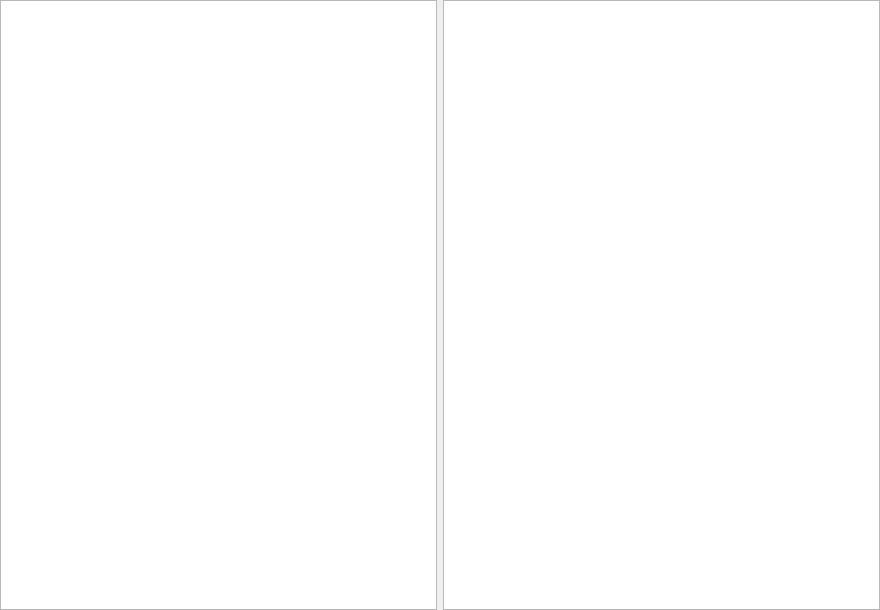
<?xml version="1.0" encoding="UTF-8"?>
<ui version="4.0">
 <class>ViewingBarModule</class>
 <widget class="QWidget" name="ViewingBarModule">
  <property name="geometry">
   <rect>
    <x>0</x>
    <y>0</y>
    <width>880</width>
    <height>610</height>
   </rect>
  </property>
  <property name="windowTitle">
   <string>Form</string>
  </property>
  <layout class="QGridLayout" name="gridLayout_3">
   <property name="leftMargin">
    <number>0</number>
   </property>
   <property name="topMargin">
    <number>0</number>
   </property>
   <property name="rightMargin">
    <number>0</number>
   </property>
   <property name="bottomMargin">
    <number>0</number>
   </property>
   <item row="0" column="0">
    <widget class="QTableView" name="leftTableView"/>
   </item>
   <item row="0" column="1">
    <widget class="QTableView" name="rightTableView"/>
   </item>
  </layout>
 </widget>
 <resources/>
 <connections/>
</ui>
